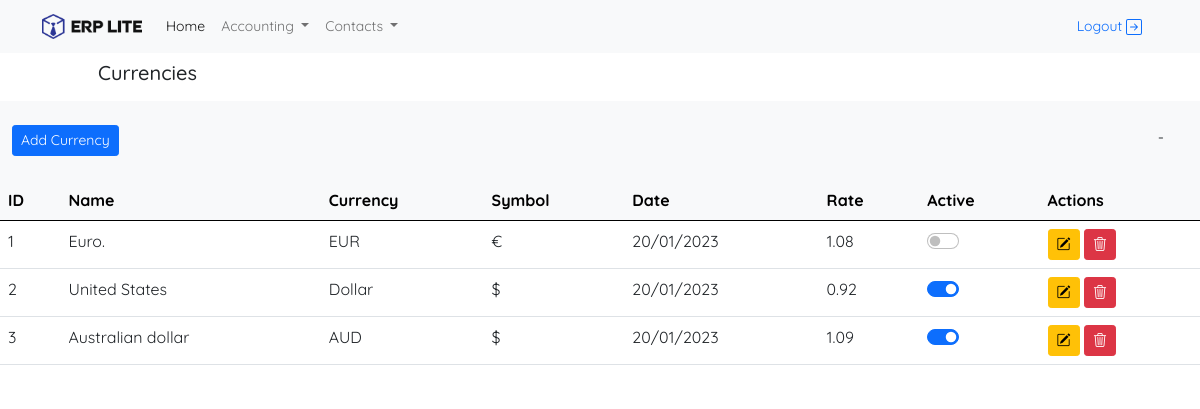
The app's page /accounting/currency/ (signed in) with its own data.
### accounting/models.py (models this page shows)
class Currency(models.Model):
    name = models.CharField(max_length=220)
    symbol = models.CharField(max_length=5)
    abbrev = models.CharField(max_length=10)
    date = models.DateField()
    rate = models.DecimalField(max_digits=6, decimal_places=2)
    status = models.BooleanField()

### accounting/views.py (the view)
# urls.py: path('currency/', home_currency, name='currency'),
@login_required(login_url='page')
def home_currency(request):
    form = FormCurrency()
    if request.method == 'POST':
        form = FormCurrency(request.POST)
        if form.is_valid():
            form.save()
        return redirect('accounting:currency')
    currencies = Currency.objects.all()
    context = {
        'form': form,
        'currencies': currencies,
    }
    return render(request, 'currency.html', context)

### accounting/forms.py
class FormCurrency(ModelForm):
    class Meta:
        currency_field = "form-control"
        model = Currency
        fields = '__all__'
        widgets = {
            'name': TextInput(attrs={"class": f"{currency_field}"}),
            'abbrev': TextInput(attrs={"class": f"{currency_field}"}),
            'symbol': TextInput(attrs={"class": f"{currency_field}"}),
            'date': DateTimeInput(attrs={'type': 'date', "class": f"{currency_field}"}),
            'rate': NumberInput(attrs={"class": f"{currency_field}"}),
            'status': CheckboxInput(attrs={"type": "checkbox",
                                         "class": "form-check-input"}),
        }

### accounting/templates/currency.html (shortened to what this page needs)
{% extends 'home/home.html' %}
{% block Title %}
    Currencies
{% endblock %}
{% block content %}
    <div class="row py-4">
        <div class="d-flex justify-content-between">
            <button type="button" class="btn btn-primary btn-sm" data-bs-toggle="modal" data-bs-target="#ModalCurrency">
                Add Currency
            </button>
            <div class="px-4">
                {{ page_accounts.number }}-{{ page_accounts.paginator.num_pages }}
            </div>
        </div>
    </div>
    <div class="row bg-white">
        <table class="table">
            <thead class="table-light">
            <tr>
                <th>ID</th>
                <th>Name</th>
                <th>Currency</th>
                <th>Symbol</th>
                <th>Date</th>
                <th>Rate</th>
                <th>Active</th>
                <th>Actions</th>
            </tr>
            </thead>
            <tbody>
            {% if currencies %}
                {% for currency in currencies %}
                    <tr>
                        <td>{{ currency.id }}</td>
                        <td>{{ currency.name }}</td>
                        <td>{{ currency.abbrev }}</td>
                        <td>{{ currency.symbol }}</td>
                        <td>{{ currency.date|date:"d/m/Y" }}</td>
                        <td>{{ currency.rate }}</td>
                        <td>
                            <div class="form-check form-switch">
                                <input class="form-check-input" type="checkbox" id="flexSwitchCheckChecked"
                                       {% if currency.status %}checked{% endif %}>
                            </div>
                        <td>
                            <button onclick="update_currency('{% url 'accounting:update-currency' currency.pk %}')"
                                    class="btn btn-warning btn-sm">
                                <i class="bi bi-pencil-square"></i>
                            </button>
                            <a href="{% url 'accounting:delete-currency' currency.pk %}"
                               class="btn btn-danger btn-sm"><i
                                    class="bi bi-trash3"></i></a></td>
                    </tr>
                {% endfor %}
            {% else %}
                <tr>
                    <td>
                        No found data.
                    </td>
                </tr>
            {% endif %}
            </tbody>
        </table>
    </div>
{% endblock %}

### static/main.css (style rules this page uses)
html { margin: 0; padding: 0; box-sizing: border-box; }
body { font-family: 'Quicksand', sans-serif; }
a { font-size: 14px!important; }

### records on screen
Currency: id "1", name "Euro.", abbrev "EUR", symbol "€", date "20/01/2023", rate "1.08"
Currency: id "2", name "United States", abbrev "Dollar", symbol "$", date "20/01/2023", rate "0.92", status "☑"
Currency: id "3", name "Australian dollar", abbrev "AUD", symbol "$", date "20/01/2023", rate "1.09", status "☑"
